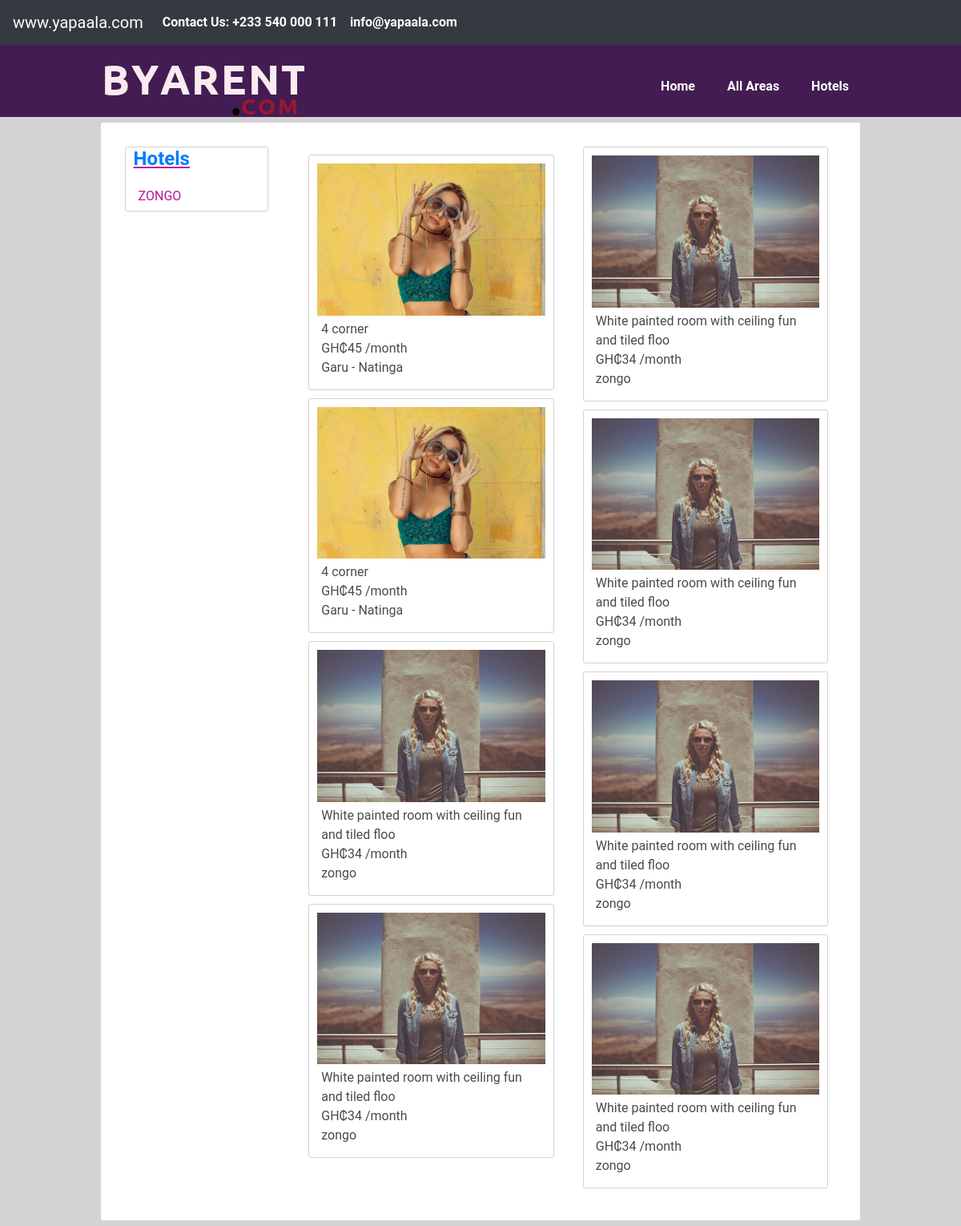
The app's page /property/category/zongo/ with its own data.
### home/models.py (models this page shows, shortened)
class Category(models.Model):
    name = models.CharField(max_length=50, db_index=True)
    slug = models.SlugField(max_length=50, db_index=True, unique=True)
    class Meta:
        ordering = ('name',)
        verbose_name = "Category"
        verbose_name_plural = "Categories"

class House(models.Model):
    picture     = models.ImageField(upload_to='houses/%Y/%m/%d/', default=None, null=True, blank=True)
    name        = models.CharField(max_length=100, blank=True)
    slug        = models.SlugField(max_length=100, db_index=True)
    description = models.CharField(max_length=50, default=None, null=True, blank=True)
    price       = models.IntegerField(default=None, null=True, blank=True)
    location    = models.CharField(max_length=50, default=None, null=True, blank=True)
    room_count  = models.PositiveIntegerField()
    types       = models.CharField(max_length=100, blank=True)
    options     = models.CharField(max_length=250, blank=True)
    created     = models.DateTimeField(auto_now_add=True)
    updated     = models.DateTimeField(auto_now=True)
    category    = models.ForeignKey(Category, related_name="houses", on_delete=models.CASCADE)
    class Meta:
        ordering = ('name',)
        index_together  = (('id', 'slug'), )
    def amount(self):
        return "GH₵"+ str(self.price) + " /month"

### home/views.py (the view)
# urls.py: path('property/category/<str:slug>/', PostCategory.as_view(), name="post_by_category"),
class PostCategory(ListView):
    model = House
    template_name = 'home/categories.html'
    def get_queryset(self):
        self.category = get_object_or_404(Category, slug=self.kwargs['slug'])
        return House.objects.filter(category=self.category)
    def get_context_data(self, **kwargs):
        context = super(PostCategory, self).get_context_data(**kwargs)
        context['category'] = self.category
        return context

### templates/home/categories.html (shortened to what this page needs)
{% extends 'base.html' %}
{% load static %}
{% block content %}
    <link rel="stylesheet" href="{% static '/css/home.css' %}">
<div class="wrapper">
  <div class="main-content">
    <div class="sidebar">
      <div class="categories">
        <h4><a href="{% url 'hotels:hotel' %}"> Hotels </a></h4>
        <li>{{ category.name }}</li>
      </div>
    </div>
    <div class="column">
      {% for item in object_list %}
        <a href="{% url 'home:details' item.pk %}">
          <div class="property-box">
             <img src="{{ item.picture.url }}" alt = "Picture of a house">
              <div class="details">
                <p>{{ item.description }}</p>
                <p>{{ item.amount }}</p>
                <p>{{ item.location }}</p>
              </div>
          </div>
        </a>
      {% endfor %}
    </div>
  </div>
</div>
{% endblock %}

### static/css/base/body.css (style rules this page uses)
body { margin: 0; padding: 0; font-family: Roboto, sans-serif; background-color: lightgrey; width: 100%; }
a { text-decoration: none; }
.wrapper { padding: 7px; box-sizing: border-box; }
.main-content { display: flex; grid-template-columns: 20% 60%; width: 80%; margin: auto; position: relative; background-color: white; padding: 10px; border-radius: 3px; }

### static/css/home.css (style rules this page uses)
.column { columns: 2; width: 100%; }
.property-box { border: 1px solid lightgrey; padding: 10px; margin: 10px; border-radius: 3px; }
.property-box img { width: 100%; height: 50%; }
.property-box p { color: #4A4A4A; margin: 0; }
.column { padding: 20px; }
li { list-style: none; }
.sidebar { position: sticky; position: -webkit-sticky; top: 0; width: 30%; height: 90%; padding: 20px; color: #B8189A; }
.categories h4 { margin-bottom: 20px; padding-left: 10px; text-align: left; font-weight: bold; text-decoration: underline; }
.categories li { list-style: none; padding-left: 10px; text-align: left; margin: 6px; }
.categories { width: 100%; border: 1px solid lightgrey; border-radius: 3px; }
.details { margin: 5px; }

### records on screen
Category: name "ZONGO"
House: picture (picture), description "4 corner", amount "GH₵45 /month", location "Garu - Natinga"
House: picture (picture), description "4 corner", amount "GH₵45 /month", location "Garu - Natinga"
House: picture (picture), description "White painted room with ceiling fun and tiled floo", amount "GH₵34 /month", location "zongo"
House: picture (picture), description "White painted room with ceiling fun and tiled floo", amount "GH₵34 /month", location "zongo"
House: picture (picture), description "White painted room with ceiling fun and tiled floo", amount "GH₵34 /month", location "zongo"
House: picture (picture), description "White painted room with ceiling fun and tiled floo", amount "GH₵34 /month", location "zongo"
House: picture (picture), description "White painted room with ceiling fun and tiled floo", amount "GH₵34 /month", location "zongo"
House: picture (picture), description "White painted room with ceiling fun and tiled floo", amount "GH₵34 /month", location "zongo"
